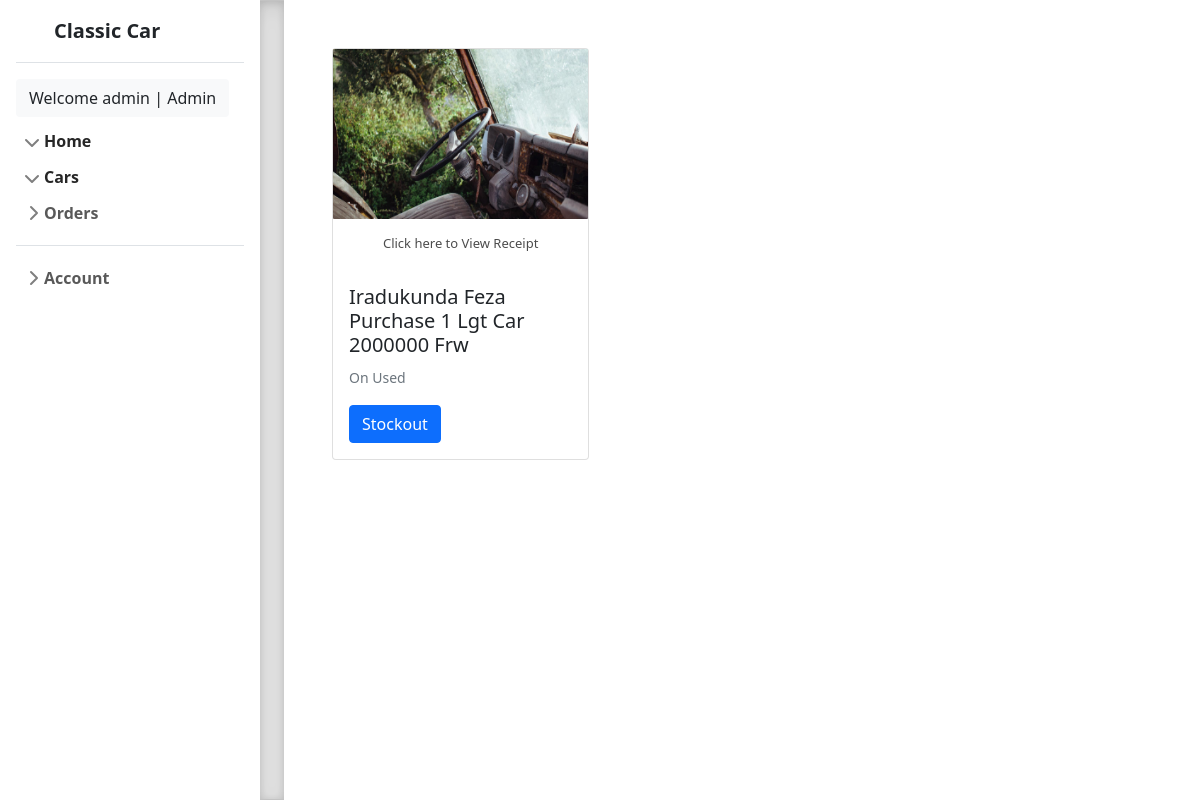
Page /admin/inprocess.php (signed in) on the committed database.
### tables this page shows
CREATE TABLE `payment` (
  `payment_id` int(12) NOT NULL,
  `car_id` int(12) NOT NULL,
  `user_id` int(12) NOT NULL,
  `receipt` varchar(100) NOT NULL,
  `description` varchar(100) NOT NULL,
  `date` varchar(100) NOT NULL
);

CREATE TABLE `users` (
  `user_id` int(12) NOT NULL,
  `names` varchar(100) NOT NULL,
  `address` varchar(100) NOT NULL,
  `phone` varchar(100) NOT NULL,
  `email` varchar(100) NOT NULL,
  `gander` varchar(100) NOT NULL,
  `username` varchar(100) NOT NULL,
  `password` varchar(100) NOT NULL,
  `usertype` varchar(100) NOT NULL
);

CREATE TABLE `cars` (
  `car_id` int(12) NOT NULL,
  `name` varchar(100) NOT NULL,
  `address` varchar(100) NOT NULL,
  `plate` varchar(100) NOT NULL,
  `category` varchar(100) NOT NULL,
  `price` int(100) NOT NULL,
  `quantity` int(100) NOT NULL,
  `avatar` varchar(100) NOT NULL,
  `description` varchar(100) NOT NULL,
  `date` varchar(100) NOT NULL
);

### admin/inprocess.php (the view, shortened to what this page needs)
<?php
include '../connect.php';
?>
<!doctype html>
<html lang="en">
  <head>
<link href="../assets/dist/css/bootstrap.min.css" rel="stylesheet">
    <link href="sidebars.css" rel="stylesheet">
  </head>
  <body>
<main>
<?php include '../includes/leftnav.php'; ?>
  <div class="b-example-divider"></div>
  <div class="row py-5 px-5" style="width:100%;">
    <?php
              $sel=$mysqli->query("select * from payment,cars,users where payment.car_id = cars.car_id and payment.user_id = users.user_id") or die(mysqli_error($mysqli)) ;
              while ($row=mysqli_fetch_array($sel)) {
                ?>
            <div class="col-sm-6 col-lg-4 mb-4">
      <div class="card">
        <img src="../img/<?php echo $row['receipt'] ; ?>"  alt=""> <a class="load-image bd-placeholder-img card-img-top" width="100%" height="200" href="../img/<?php echo $row['receipt'] ; ?> ">Click here to View Receipt</a>
        <div class="card-body">
          <h5 class="card-title"><?php echo $row['names'] ; ?> Purchase 1 <?php echo $row['name'] ; ?> Car <?php echo $row['price'] ; ?> Frw</h5>
          <p class="card-text"><small class="text-muted">On <?php echo $row['date'] ; ?></small></p>
          <div class="btn-group btn-default">
                    <a href="xcarout.php?payid=<?php echo $row['payment_id'];?>" class="btn btn-primary">Stockout</a>
                  </div>
        </div>
      </div>
    </div>
                <?php
              }
              ?>
  </div>
</main>
  </body>
</html>

### admin/sidebars.css (style rules this page uses)
body { min-height: 100vh; min-height: -webkit-fill-available; }
html { height: -webkit-fill-available; }
main { display: flex; flex-wrap: nowrap; height: 100vh; height: -webkit-fill-available; max-height: 100vh; overflow-x: auto; overflow-y: hidden; }
.b-example-divider { flex-shrink: 0; width: 1.5rem; height: 100vh; background-color: rgba(0, 0, 0, .1); border: solid rgba(0, 0, 0, .15); border-width: 1px 0; box-shadow: inset 0 .5em 1.5em rgba(0, 0, 0, .1), inset 0 .125em .5em rgba(0, 0, 0, .15); }

### admin/inprocess.php (style rules this page uses)
.bd-placeholder-img { font-size: 1.125rem; text-anchor: middle; -webkit-user-select: none; -moz-user-select: none; user-select: none; }

### rows in the picture
payment: receipt (picture), user.names "Iradukunda Feza", car.name "Lgt", car.price "2000000", car.date "Used"

### other values in the picture
$_SESSION['login']['username'] "admin"
$_SESSION['login']['names'] "Admin"
